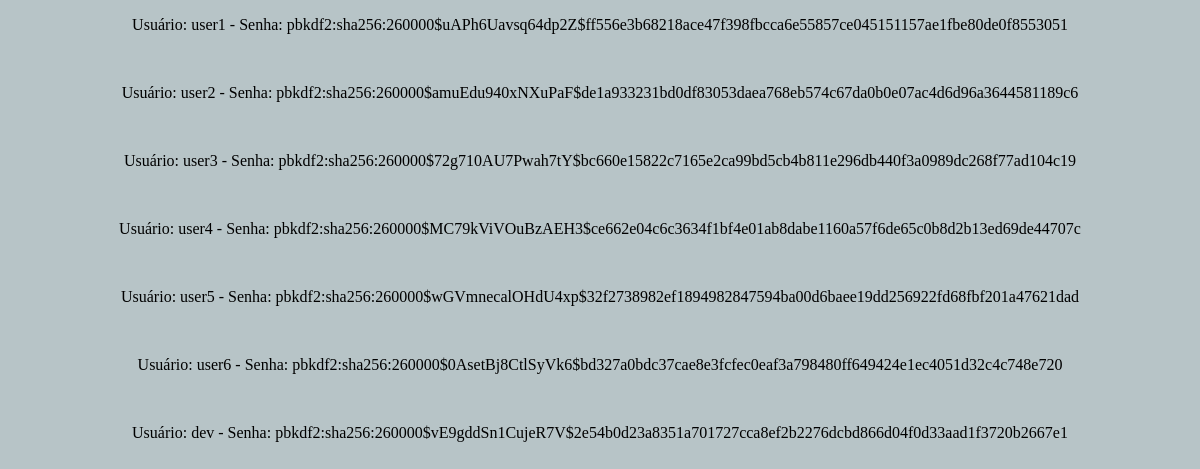
Before: / with the older database file.
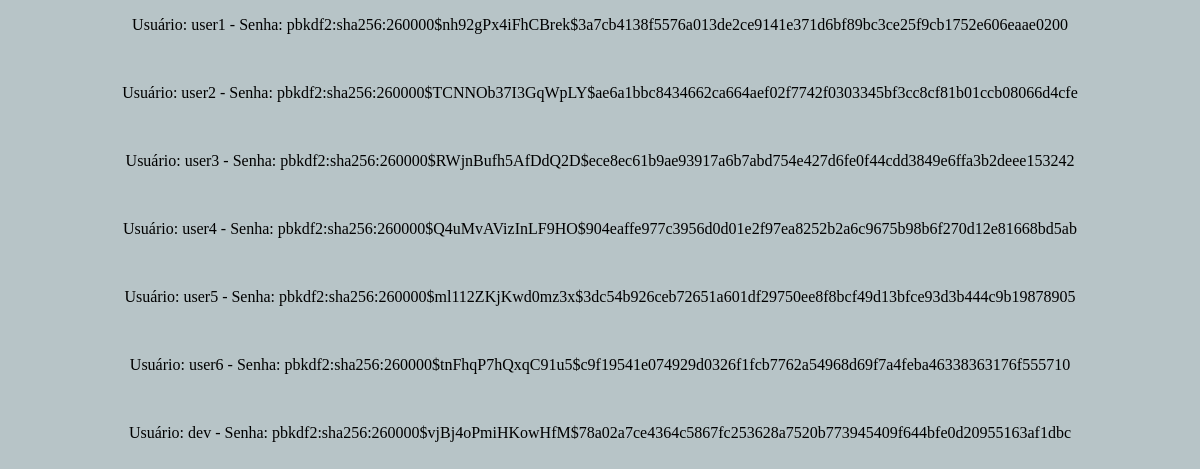
After: the same page with the newer database file.
### tables this page shows
CREATE TABLE users (id INTEGER PRIMARY KEY AUTOINCREMENT, username TEXT UNIQUE NOT NULL, password TEXT NOT NULL);

### app.py (the view)
@app.route("/", methods=["POST", "GET"])
def index():
    session['conteudo']  = get_db_as_tuple()
    return render_template("index.html", conteudo=session['conteudo'])

### app.py (called while the page is built)
@app.before_request
def load_logged_in_user():
    user_id = session.get('user_id')
    if user_id is None:
        g.user = None
    else:
        g.user = get_db().execute(
            'SELECT * FROM users WHERE id = ?', (user_id,)
        ).fetchone()

def get_db_as_tuple():
    db = getattr(g, '_database', None)
    if db is None:
        db = g.database = sqlite3.connect('users.db')
        cursor = db.cursor()
        cursor.execute("select username, password from users")
        dados = cursor.fetchall()
        for i in dados:
            print(i)
        dados = [(str(val[0]), str(val[1])) for val in dados]
    return dados

### templates/index.html (shortened to what this page needs)
<!DOCTYPE html>
<html>
    <head>
        <link rel="stylesheet" href="{{ url_for('static', filename='css/style.css')}}">
    </head>
    <body>
        <div id="">
            {% for i in conteudo %}
                <p>Usuário: {{ i[0] }} - Senha: {{ i[1] }} </p><br>
            {% endfor %}
        </div>
     </body>
</html>

### static/css/style.css (style rules this page uses)
body { background-color:rgb(183, 196, 199); text-align: center; }

Changed rows visible on the page:
changed users "user1": password "pbkdf2:sha256:260000$uAPh6Uavsq64dp2Z$ff556e3b68218ace47f398fbcca6e55857ce045151157ae1fbe80de0f8553051" → "pbkdf2:sha256:260000$nh92gPx4iFhCBrek$3a7cb4138f5576a013de2ce9141e371d6bf89bc3ce25f9cb1752e606eaae0200"
changed users "user2": password "pbkdf2:sha256:260000$amuEdu940xNXuPaF$de1a933231bd0df83053daea768eb574c67da0b0e07ac4d6d96a3644581189c6" → "pbkdf2:sha256:260000$TCNNOb37I3GqWpLY$ae6a1bbc8434662ca664aef02f7742f0303345bf3cc8cf81b01ccb08066d4cfe"
changed users "user3": password "pbkdf2:sha256:260000$72g710AU7Pwah7tY$bc660e15822c7165e2ca99bd5cb4b811e296db440f3a0989dc268f77ad104c19" → "pbkdf2:sha256:260000$RWjnBufh5AfDdQ2D$ece8ec61b9ae93917a6b7abd754e427d6fe0f44cdd3849e6ffa3b2deee153242"
changed users "user4": password "pbkdf2:sha256:260000$MC79kViVOuBzAEH3$ce662e04c6c3634f1bf4e01ab8dabe1160a57f6de65c0b8d2b13ed69de44707c" → "pbkdf2:sha256:260000$Q4uMvAVizInLF9HO$904eaffe977c3956d0d01e2f97ea8252b2a6c9675b98b6f270d12e81668bd5ab"
changed users "user5": password "pbkdf2:sha256:260000$wGVmnecalOHdU4xp$32f2738982ef1894982847594ba00d6baee19dd256922fd68fbf201a47621dad" → "pbkdf2:sha256:260000$ml112ZKjKwd0mz3x$3dc54b926ceb72651a601df29750ee8f8bcf49d13bfce93d3b444c9b19878905"
changed users "user6": password "pbkdf2:sha256:260000$0AsetBj8CtlSyVk6$bd327a0bdc37cae8e3fcfec0eaf3a798480ff649424e1ec4051d32c4c748e720" → "pbkdf2:sha256:260000$tnFhqP7hQxqC91u5$c9f19541e074929d0326f1fcb7762a54968d69f7a4feba46338363176f555710"
changed users "dev": password "pbkdf2:sha256:260000$vE9gddSn1CujeR7V$2e54b0d23a8351a701727cca8ef2b2276dcbd866d04f0d33aad1f3720b2667e1" → "pbkdf2:sha256:260000$vjBj4oPmiHKowHfM$78a02a7ce4364c5867fc253628a7520b773945409f644bfe0d20955163af1dbc"
